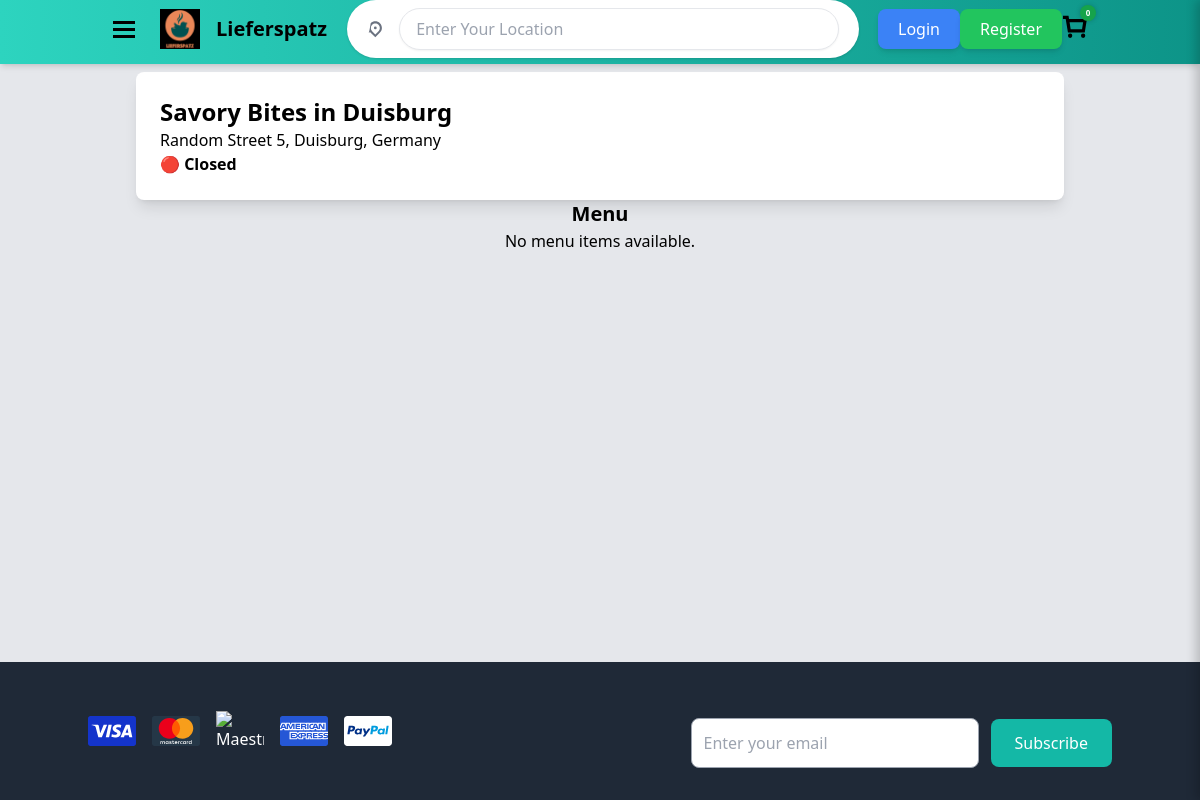
The page /restaurant/5 on the database its author committed.
### models.py (models this page shows, shortened)
class Restaurant(db.Model):
    id = db.Column(db.Integer, primary_key=True)
    user_id = db.Column(db.Integer, db.ForeignKey("user.id"), nullable=False, unique=True)
    name = db.Column(db.String(150), nullable=False)
    address = db.Column(db.String(255), nullable=False)
    city = db.Column(db.String(100), nullable=False)
    image_url = db.Column(db.String(255))
    description = db.Column(db.Text)
    rating = db.Column(db.Integer, default=0, nullable=False)
    user = db.relationship("User", backref="restaurant", uselist=False)

### app.py (the view)
@app.route("/restaurant/<int:restaurant_id>")
def restaurant_menu_page(restaurant_id):
    restaurant = Restaurant.query.get_or_404(restaurant_id)
    menu_items = Item.query.filter_by(restaurant_id=restaurant_id).all()
    menu = {}
    for item in menu_items:
        category_name = item.category.name if item.category else "Uncategorized"
        if category_name not in menu:
            menu[category_name] = []
        menu[category_name].append(item)
    return render_template("menu.html", restaurant=restaurant, menu=menu, menu_items=menu_items)

### app.py (called while the page is built)
@app.before_request
def make_session_permanent():
    session.permanent = False  # Ensure sessions expire on logout

@app.context_processor
def inject_cart_count():
    cart = session.get("cart", {})
    cart_count = sum(item["quantity"] for item in cart.values()) if cart else 0
    return dict(cart_count=cart_count)

### templates/menu.html (shortened to what this page needs)
{% extends "base.html" %}
{% block content %}
<div class="container mx-auto p-6">
    <div class="bg-white shadow-lg rounded-lg p-6 w-full mt-4">
        <h2 class="text-2xl font-bold">{{ restaurant.name }}</h2>
        <p class="text-gray-600 text-md">{{ restaurant.address }}</p>
        <p class="mt-2">
            {% if restaurant.is_open %}
                <span class="text-green-500 font-bold">🟢 Open</span>
            {% else %}
                <span class="text-red-500 font-bold">🔴 Closed</span>
            {% endif %}
        </p>
    </div>
    <div class="mt-8">
        <h2 class="text-center text-xl font-bold border-b pb-3">Menu</h2>
        {% if menu_items %}
            {% for category, items in menu.items() %}
            <div class="menu-category mb-8 bg-gray-100 p-6 rounded-lg shadow">
                <h3 class="text-2xl font-semibold border-b pb-3">{{ category }}</h3>
                <div class="mt-4 space-y-6">
                    {% for item in items %}
                    <div class="menu-item flex justify-between items-center bg-white shadow-md rounded-lg p-5 border border-gray-300">
                        <div class="flex-1">
                            <h4 class="text-lg font-bold">{{ item.name }}</h4>
                            <p class="text-gray-600 text-sm">{{ item.description or "Delicious meal, freshly prepared!" }}</p>
                            <p class="font-semibold text-teal-600 mt-1">${{ "%.2f"|format(item.price) }}</p>
                            <button class="mt-3 px-5 py-2 bg-teal-600 text-white rounded-lg shadow-md hover:bg-teal-700 transition" onclick="addToCart({{ item.id }})">
                                Add to Cart
                            </button>
                        </div>
                        <img src="{{ item.image_url or '/static/images/default_dish.png' }}" alt="{{ item.name }}" class="w-24 h-24 object-cover rounded-lg">
                    </div>
                    {% endfor %}
                </div>
            </div>
            {% endfor %}
        {% else %}
            <p class="text-center text-gray-600">No menu items available.</p>
        {% endif %}
    </div>
</div>
{% endblock %}

### rows shown on the page
Restaurant: name "Savory Bites in Duisburg", address "Random Street 5, Duisburg, Germany"
